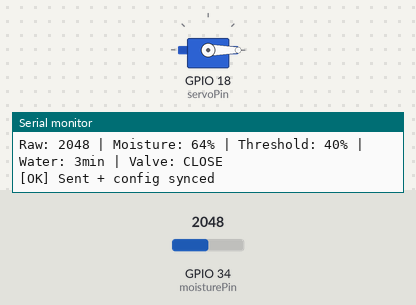
The sketch below on a simulated ESP32. Parts: servo, the last lines printed to the serial monitor. Inputs (shaded band) come from the test bench; at power-on: GPIO 34 (moisturePin) = 2048. WiFi joins after 1.5 s; servers stay silent unless stated; uploads are accepted with an empty reply.

Above: at 2.7 s.
2.8 s: GPIO 34 (moisturePin) set to 2454
8.6 s: GPIO 34 (moisturePin) set to 2509
At 12.3 s:
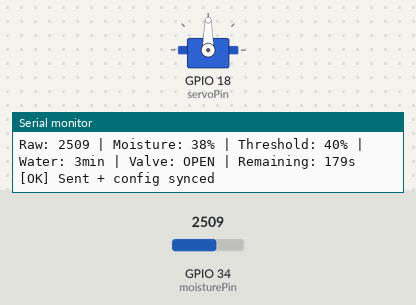
Timing chart, 0 to 13.8 s (numbered marks = the images above; inputs shaded):
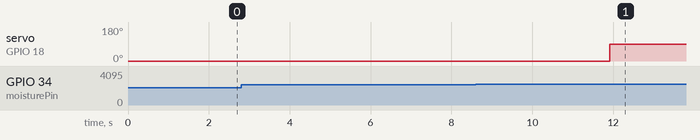

Measured:
- the behaviour switches between 2480 and 2481 on GPIO 34 (moisturePin) (found by bisection; images 0 and 1)
- after the input at 8.6 s, servo on GPIO 18 (servoPin): 0° → 90° after 3.3 s

The sketch:

ESP32_SmartSprinkler.ino
```cpp
#include <WiFi.h>
#include <HTTPClient.h>
#include <ESP32Servo.h>

// ==================== WiFi ====================
const char* ssid = "TWK.SM";
const char* password = "05022511";

// ==================== API =====================
const char* serverUrl = "http://192.168.1.53:3000/api/sensor";

// ==================== Sensor ==================
const int moisturePin = 34;
const int servoPin = 18;

// ==================== Calibration ====================
const int dryValue = 3200;
const int wetValue = 1400;

// ==================== Config (synced from dashboard) ====================
int openThreshold = 40;
int wateringMinutes = 3;

// ==================== Servo ====================
Servo valveServo;
bool valveOpen = false;
unsigned long valveStartTime = 0;

// ==================== WiFi Connect ====================
void connectWiFi() {
  if (WiFi.status() == WL_CONNECTED) return;

  Serial.print("Connecting to WiFi");
  WiFi.begin(ssid, password);

  while (WiFi.status() != WL_CONNECTED) {
    delay(500);
    Serial.print(".");
  }

  Serial.println();
  Serial.println("================================");
  Serial.println("WiFi Connected!");
  Serial.print("IP Address: ");
  Serial.println(WiFi.localIP());
  Serial.println("================================");
}

// ==================== Parse Config from Server ====================
void parseConfig(String response) {
  int idx;

  idx = response.indexOf("\"openThreshold\":");
  if (idx >= 0) {
    int start = idx + 16;
    int end = response.indexOf(',', start);
    if (end < 0) end = response.indexOf('}', start);
    int val = response.substring(start, end).toInt();
    if (val >= 5 && val <= 95 && val != openThreshold) {
      openThreshold = val;
      Serial.print("[CONFIG] openThreshold -> ");
      Serial.println(openThreshold);
    }
  }

  idx = response.indexOf("\"wateringMinutes\":");
  if (idx >= 0) {
    int start = idx + 18;
    int end = response.indexOf(',', start);
    if (end < 0) end = response.indexOf('}', start);
    int val = response.substring(start, end).toInt();
    if (val >= 1 && val <= 60 && val != wateringMinutes) {
      wateringMinutes = val;
      Serial.print("[CONFIG] wateringMinutes -> ");
      Serial.println(wateringMinutes);
    }
  }
}

// ==================== Setup ====================
void setup() {
  Serial.begin(115200);

  valveServo.attach(servoPin);
  valveServo.write(0);

  connectWiFi();

  Serial.println("Smart Sprinkler Started");
  Serial.println("Config adjustable from dashboard!");
}

// ==================== Main Loop ====================
void loop() {

  if (WiFi.status() != WL_CONNECTED) {
    connectWiFi();
  }

  // ---------- Read Sensor ----------
  int rawValue = analogRead(moisturePin);
  int moisturePercent = map(rawValue, dryValue, wetValue, 0, 100);
  moisturePercent = constrain(moisturePercent, 0, 100);

  // ---------- Valve Control ----------
  // Open: moisture drops below threshold & valve is closed
  if (!valveOpen && moisturePercent < openThreshold) {
    Serial.println("Soil Dry -> Open Valve");
    valveServo.write(90);
    valveOpen = true;
    valveStartTime = millis();
  }

  // Close: timer expired
  if (valveOpen) {
    if (millis() - valveStartTime >= (unsigned long)wateringMinutes * 60000UL) {
      Serial.println("Watering Complete -> Close Valve");
      valveServo.write(0);
      valveOpen = false;
    }
  }

  // ---------- Serial Monitor ----------
  Serial.print("Raw: ");        Serial.print(rawValue);
  Serial.print(" | Moisture: ");Serial.print(moisturePercent); Serial.print("%");
  Serial.print(" | Threshold: ");Serial.print(openThreshold); Serial.print("%");
  Serial.print(" | Water: ");   Serial.print(wateringMinutes); Serial.print("min");
  Serial.print(" | Valve: ");   Serial.print(valveOpen ? "OPEN" : "CLOSE");

  if (valveOpen) {
    unsigned long remain = ((unsigned long)wateringMinutes * 60000UL - (millis() - valveStartTime)) / 1000UL;
    Serial.print(" | Remaining: "); Serial.print(remain); Serial.print("s");
  }
  Serial.println();

  // ---------- Send to Dashboard ----------
  if (WiFi.status() == WL_CONNECTED) {
    HTTPClient http;
    http.begin(serverUrl);
    http.addHeader("Content-Type", "application/json");

    String json = "{";
    json += "\"raw\":" + String(rawValue) + ",";
    json += "\"moisture\":" + String(moisturePercent) + ",";
    json += "\"threshold\":" + String(openThreshold) + ",";
    json += "\"wateringMinutes\":" + String(wateringMinutes) + ",";
    json += "\"valve\":\"" + String(valveOpen ? "OPEN" : "CLOSE") + "\"";
    json += "}";

    int httpCode = http.POST(json);

    if (httpCode == 200) {
      String response = http.getString();
      parseConfig(response);
      Serial.println("[OK] Sent + config synced");
    } else {
      Serial.print("[ERR] HTTP "); Serial.println(httpCode);
    }

    http.end();
  }

  delay(5000);
}
```
